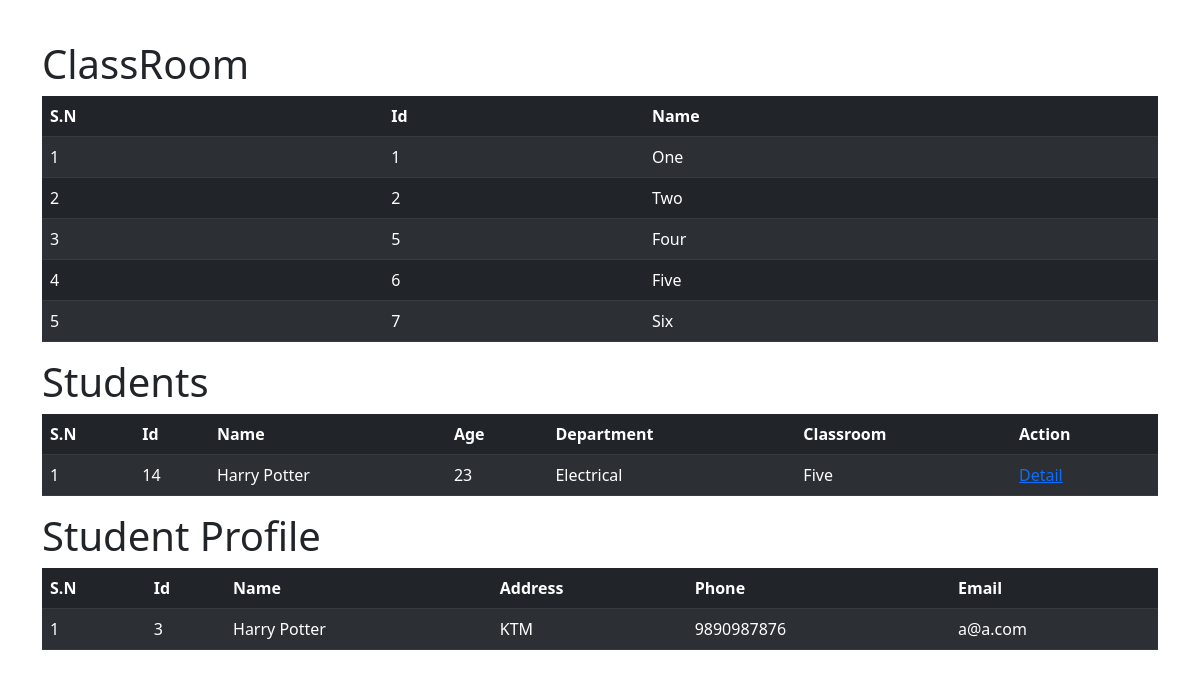
/students/, run on an earlier commit of the app's database.
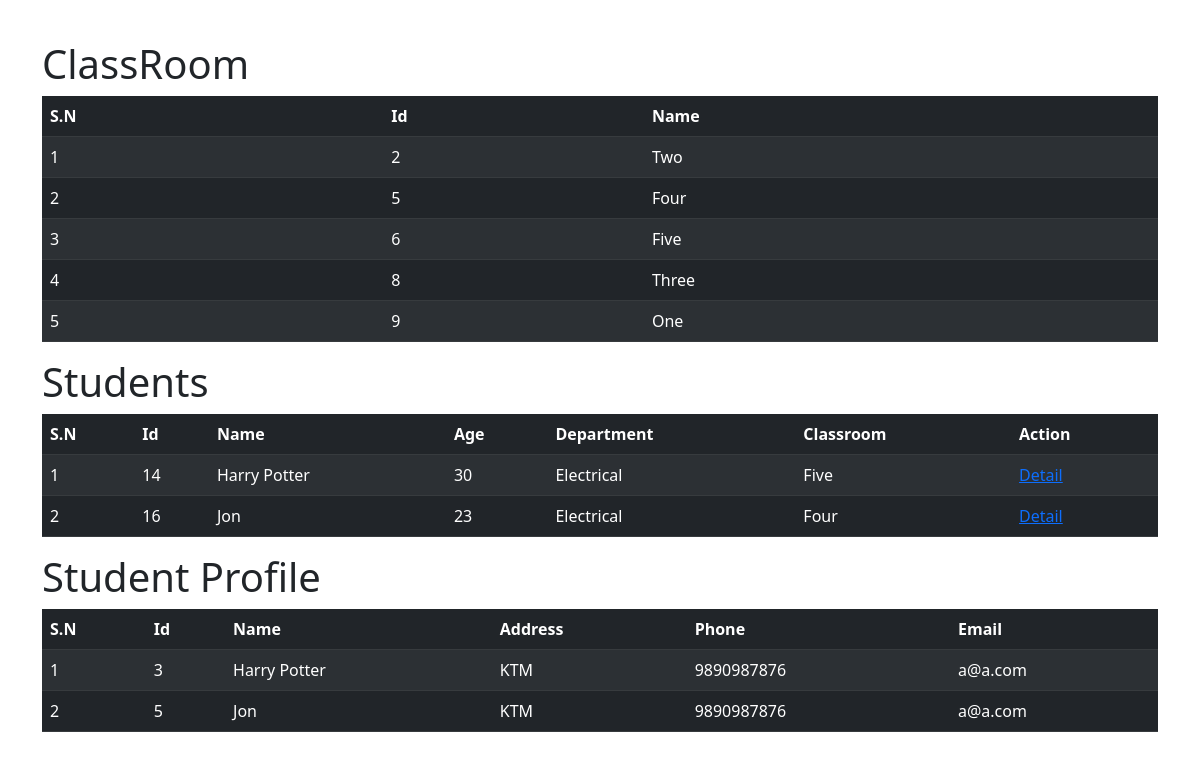
And on a later commit of the database.
### myapp/models.py (models this page shows, shortened)
class ClassRoom(models.Model):
    name = models.CharField(max_length=20)

class Student(models.Model):
    name = models.CharField(max_length=50)
    profile_picture = models.FileField(upload_to="profile_pictures", null=True, blank=True)
    age = models.IntegerField()
    department = models.CharField(max_length=20)
    classroom = models.ForeignKey(ClassRoom, on_delete=models.CASCADE,
                                  related_name='classroom_students', null=True, blank=True)

class StudentProfile(models.Model):
    student = models.OneToOneField(Student, on_delete=models.CASCADE)
    address = models.CharField(max_length=20)
    phone_number = models.CharField(max_length=14)
    email = models.EmailField()

### myapp/views.py (the view)
# urls.py: path('students/', students, name="students"),
def students(request):
    context = {
        "title": "Students",
        "classrooms": ClassRoom.objects.all(),
        "students": Student.objects.all(),
        "student_profiles": StudentProfile.objects.all()
    }
    return render(request, "myapp/students.html", context=context)

### myapp/templates/myapp/students.html (shortened to what this page needs)
<!DOCTYPE html>
<html lang="en">
<head>
    <link href="https://cdn.jsdelivr.net/npm/bootstrap@5.3.0/dist/css/bootstrap.min.css" rel="stylesheet"
>
</head>
<body>
<div class="container" style="margin-top: 40px">
    <h1>ClassRoom</h1>
    <table class="table table-dark table-striped">
        <thead>
        <tr>
            <th scope="col">S.N</th>
            <th scope="col">Id</th>
            <th scope="col">Name</th>
        </tr>
        </thead>
        <tbody>
        {% for classroom in classrooms %}
            <tr>
                <td>{{ forloop.counter }}</td>
                <td>{{ classroom.id }}</td>
                <td>{{ classroom.name }}</td>
            </tr>
        {% endfor %}
        </tbody>
    </table>
    <h1>Students</h1>
    <table class="table table-dark table-striped">
        <thead>
        <tr>
            <th scope="col">S.N</th>
            <th scope="col">Id</th>
            <th scope="col">Name</th>
            <th scope="col">Age</th>
            <th scope="col">Department</th>
            <th scope="col">Classroom</th>
            <th scope="col">Action</th>
        </tr>
        </thead>
        <tbody>
        {% for student in students %}
            <tr>
                <td>{{ forloop.counter }}</td>
                <td>{{ student.id }}</td>
                <td>{{ student.name }}</td>
                <td>{{ student.age }}</td>
                <td>{{ student.department }}</td>
                <td>{{ student.classroom.name }}</td>
                <td><a href="{% url 'student_detail' student.id %}">Detail</a></td>
            </tr>
        {% endfor %}
        </tbody>
    </table>
    <h1>Student Profile</h1>
    <table class="table table-dark table-striped">
        <thead>
        <tr>
            <th scope="col">S.N</th>
            <th scope="col">Id</th>
            <th scope="col">Name</th>
            <th scope="col">Address</th>
            <th scope="col">Phone</th>
            <th scope="col">Email</th>
        </tr>
        </thead>
        <tbody>
        {% for profile in student_profiles %}
            <tr>
                <td>{{ forloop.counter }}</td>
                <td>{{ profile.id }}</td>
                <td>{{ profile.student.name }}</td>
                <td>{{ profile.address }}</td>
                <td>{{ profile.phone_number }}</td>
                <td>{{ profile.email }}</td>
            </tr>
        {% endfor %}
        </tbody>
    </table>
</div>
</body>
</html>

What changed in the data, as far as the page shows it:
removed ClassRoom: id "1", name "One"
removed ClassRoom: id "7", name "Six"
added ClassRoom: id "8", name "Three"
added ClassRoom: id "9", name "One"
changed Student "Harry Potter": age "23" → "30"
added Student: id "16", name "Jon", age "23", department "Electrical", classroom.name "Four"
added StudentProfile: id "5", student.name "Jon", address "KTM", phone_number "9890987876", email "a@a.com"
